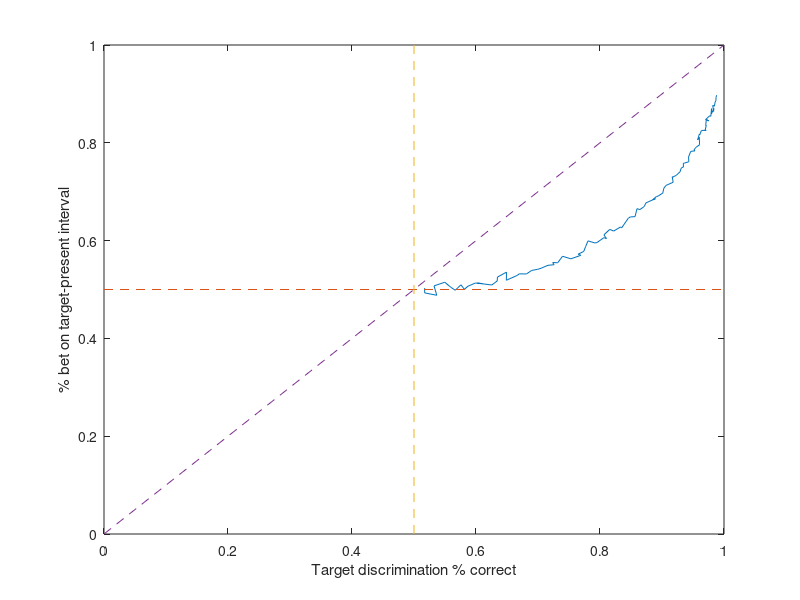
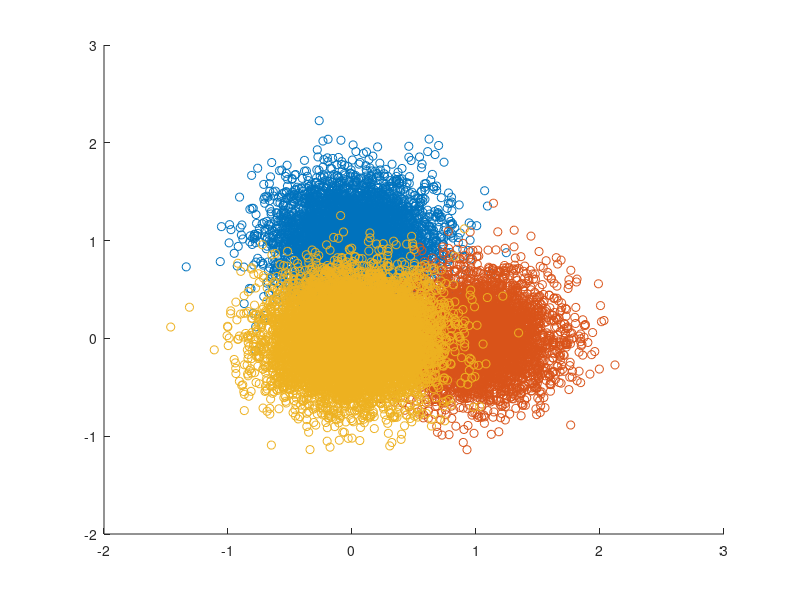

Recreate these plots in MATLAB, in order.
close all;
clear;

nTrials = 5000; % n Trials for each Happy/Fearful
intensities = 0.01:0.01:1; % Intensities for targets start from 0.1 to 1
muNoise = [0,0];
muSignalH = [0,1];
muSignalF = [1,0];
sigma = [0.1,0.1];
prior = 0.5; % Prior where chance of getting happy vs fearful is 0.5 for both

% --- Prepare matrices to store data ---

% Inner loop stores
pHsH_posterior_store = nan(nTrials,length(intensities));
pFsH_posterior_store = nan(nTrials,length(intensities));
pFsF_posterior_store = nan(nTrials,length(intensities));
pHsF_posterior_store = nan(nTrials,length(intensities));
pHsN_posterior_store = nan(2*nTrials,length(intensities));
pFsN_posterior_store = nan(2*nTrials,length(intensities));

% Outer loop stores
percentDiscCorrect_All   = nan(length(intensities),1);
percentBetTPInterval_All = nan(length(intensities),1);


for j = 1:length(intensities)

    % ----- Target Discrimination -----

    % Target Present Interval

    % Get the samples from each distribution
    sampleSH = mvnrnd([0, intensities(j)],sigma,nTrials);
    sampleSF = mvnrnd([intensities(j), 0],sigma,nTrials);

    % Get the likelihoods of each sample being from each distribution
    for i = 1:length(intensities)

        % Likelihoods from Happy sample
        lHsH = mvnpdf(sampleSH,[0, intensities(i)],sigma); % likelihood Happy   from Happy sample
        lFsH = mvnpdf(sampleSH,[intensities(i), 0],sigma); % likelihood Fearful from Happy sample

        % Likelihoods from Fearful sample
        lFsF = mvnpdf(sampleSF,[intensities(i), 0],sigma); % likelihood Fearful from Fearful sample
        lHsF = mvnpdf(sampleSF,[0, intensities(i)],sigma); % likelihood Happy   from Fearful sample

        % Calculate the posterior probability that the responses came from the
        % each of the target present distributions
        % Happy distribution
        pHsH_posterior = (lHsH*prior)./((lHsH*prior)+(lFsH*prior));
        pFsH_posterior = (lFsH*prior)./((lHsH*prior)+(lFsH*prior));
        % Fearful distribution
        pFsF_posterior = (lFsF*prior)./((lFsF*prior)+(lHsF*prior));
        pHsF_posterior = (lHsF*prior)./((lFsF*prior)+(lHsF*prior));

        % Log the posteriors for all the intensities (add each of them in as a column in
        % our store)
        pHsH_posterior_store(:,i) = pHsH_posterior;
        pFsH_posterior_store(:,i) = pFsH_posterior;
        pFsF_posterior_store(:,i) = pFsF_posterior;
        pHsF_posterior_store(:,i) = pHsF_posterior;

    end

    % Marginalize by averaging the probabilities of all the possible
    % intensities (across the columns)
    pHsH_posterior_average = sum(pHsH_posterior_store,2)/length(intensities);
    pFsH_posterior_average = sum(pFsH_posterior_store,2)/length(intensities);
    pFsF_posterior_average = sum(pFsF_posterior_store,2)/length(intensities);
    pHsF_posterior_average = sum(pHsF_posterior_store,2)/length(intensities);

    %Indices of those which are correct
    indexCorrectH = pHsH_posterior_average > pFsH_posterior_average;
    indexCorrectF = pFsF_posterior_average > pHsF_posterior_average;

    % Number correct from each sample
    nCorrectH = sum(indexCorrectH);
    nCorrectF = sum(indexCorrectF);
    % Combine them
    nDiscCorrect = nCorrectH + nCorrectF;
    % Calculate percentage correct for discrimination
    percentDiscCorrect = nDiscCorrect/(2*nTrials);

    % Insert into the array to store
    percentDiscCorrect_All(j) = percentDiscCorrect;

    % ----- Interval Betting -----

    % Get the larger value of posteriors for each happy/fearful distribution
    sH_posterior_average = max(pHsH_posterior_average,pFsH_posterior_average);
    sF_posterior_average = max(pFsF_posterior_average,pHsF_posterior_average);

    % Target Absent Interval

    % Draw the sample from the noise distribution
    sampleN = mvnrnd(muNoise,sigma,2*nTrials);

    for i = 1:length(intensities)

        % Calculate the likelihoods from each
        lHsN = mvnpdf(sampleN,[0, intensities(i)],sigma); % likelihood Happy   from Noise sample
        lFsN = mvnpdf(sampleN,[intensities(i), 0],sigma); % likelihood Fearful from Noise sample

        % Calculate the posterior probability that the response came from either distribution
        % Happy
        pHsN_posterior = (lHsN*prior)./((lHsN*prior)+(lFsN*prior));
        % Fearful
        pFsN_posterior = (lFsN*prior)./((lHsN*prior)+(lFsN*prior));

        % Log in the posteriors into our store (one column per intensity level)
        pHsN_posterior_store(:,i) = pHsN_posterior;
        pFsN_posterior_store(:,i) = pFsN_posterior;

    end

    % Marginalize by averaging the probabilities of all the possible
    % intensities (across the columns)
    pHsN_posterior_average = sum(pHsN_posterior_store,2)/length(intensities);
    pFsN_posterior_average = sum(pFsN_posterior_store,2)/length(intensities);

    % Get the max posterior (i.e., the posterior of their choice: Happy vs Fearful)
    sN_posterior_average = max(pHsN_posterior_average,pFsN_posterior_average);

    % They bet on the target present interval when the posterior of the target
    % present interval > posterior of target absent interval
    betTPIndices = [sH_posterior_average; sF_posterior_average] > sN_posterior_average;

    % Number of bets on TP Interval
    nBetTP = sum(betTPIndices);

    % Percent that bet on the target present interval
    percentBetTPInterval = nBetTP/(2*nTrials);

    % Insert that percentage into the store to keep track
    percentBetTPInterval_All(j) = percentBetTPInterval;


end % End of for j = 1:length(intensities)

% Dashed lines parameters
lineWidth = 0.5;
lineStyle = '--';

% --- Draw the graph ---
figure;
plot(percentDiscCorrect_All, percentBetTPInterval_All);
xlim([0 1]);
ylim([0 1]);
xlabel('Target discrimination % correct');
ylabel('% bet on target-present interval');

% --- Draw the lines on the graph ---

% line for when y = 0.5
hold on;
plot([0, 1], [0.5, 0.5],'LineStyle',lineStyle,'LineWidth',lineWidth);

% line for when x = 0.5
hold on;
plot([0.5, 0.5], [0, 1],'LineStyle',lineStyle,'LineWidth',lineWidth);

% line for when x = y
hold on;
plot([0, 1], [0, 1],'LineStyle',lineStyle,'LineWidth',lineWidth);

% --- Simple schematic for all the points on the 2D SDT space
figure;
scatter(sampleSH(:,1),sampleSH(:,2));
hold on;
scatter(sampleSF(:,1),sampleSF(:,2));
hold on;
scatter(sampleN(:,1),sampleN(:,2));

